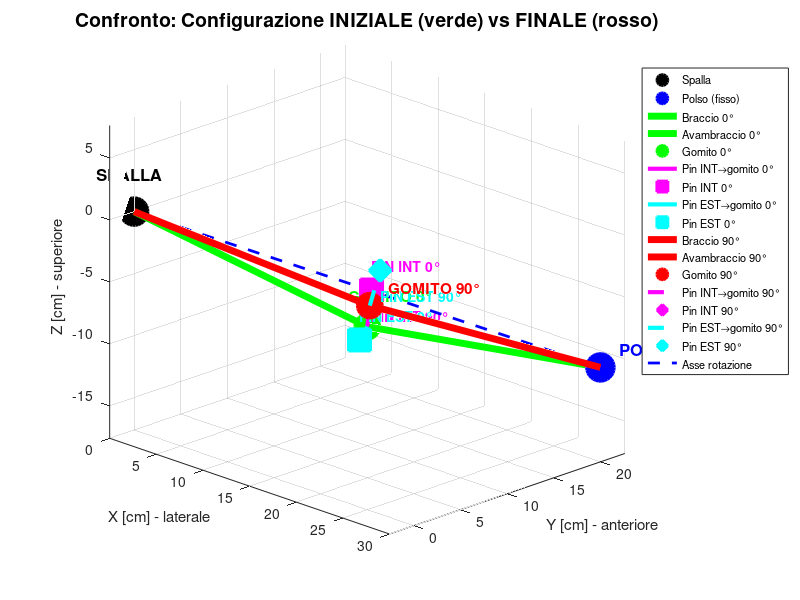

Write MATLAB code to recreate this figure.
%% Visualizzazione SEMPLICE: solo 2 configurazioni (0° e 90°)
clear; clc; close all;

% ===== DATI DI ESEMPIO =====
Pos.sh = [0, 0, 0];              % Spalla
Pos.wr_init = [30, 20, -10];     % Polso (fisso)
Pos.el_init = [15, 10, -8];      % Gomito iniziale
Bod.gap = 3;                      % Distanza pin dal gomito

% Solo DUE angoli: 0° e 90°
Exo.theta = [0, -pi/2];

% ===== CALCOLO ROTAZIONE =====
axis_unit = (Pos.wr_init - Pos.sh) ./ norm(Pos.wr_init - Pos.sh);
sh_to_el = Pos.el_init - Pos.sh;
projection_length = dot(sh_to_el, axis_unit);
projection_point = Pos.sh + projection_length * axis_unit;
radial_vector = Pos.el_init - projection_point;
radial_distance = norm(radial_vector);
radial_unit = radial_vector ./ radial_distance;
tangent_unit = cross(axis_unit, radial_unit);
tangent_unit = tangent_unit ./ norm(tangent_unit);

% Inizializza
Pos.el_3D = zeros(2, 3);
Pos.wr_3D = zeros(2, 3);
Pos.gapel_3D = zeros(2, 3);
Pos.gapsw_3D = zeros(2, 3);

for j = 1:2
    % Polso fisso
    Pos.wr_3D(j,:) = Pos.wr_init;
    
    % Gomito ruota
    current_elbow = projection_point + ...
        radial_distance * (cos(Exo.theta(j)) * radial_unit + sin(Exo.theta(j)) * tangent_unit);
    Pos.el_3D(j,:) = current_elbow;
    
    % Sistema locale avambraccio
    forearm_axis = (Pos.wr_init - current_elbow) ./ norm(Pos.wr_init - current_elbow);
    elbow_to_shoulder = Pos.sh - current_elbow;
    projection_on_forearm = dot(elbow_to_shoulder, forearm_axis) * forearm_axis;
    in_plane_vector = elbow_to_shoulder - projection_on_forearm;
    in_plane_unit = in_plane_vector ./ norm(in_plane_vector);
    out_of_plane_unit = cross(forearm_axis, in_plane_unit);
    out_of_plane_unit = out_of_plane_unit ./ norm(out_of_plane_unit);
    
    % Pin solidali
    Pos.gapel_3D(j,:) = current_elbow + Bod.gap * in_plane_unit;
    Pos.gapsw_3D(j,:) = current_elbow + Bod.gap * out_of_plane_unit;
end

% ===== PLOT SEMPLICE =====
figure('Position', [100, 100, 1000, 800]);
hold on; grid on; axis equal;
title('Confronto: Configurazione INIZIALE (verde) vs FINALE (rosso)', 'FontSize', 14, 'FontWeight', 'bold');
xlabel('X [cm] - laterale'); 
ylabel('Y [cm] - anteriore'); 
zlabel('Z [cm] - superiore');

% SPALLA (nero)
plot3(Pos.sh(1), Pos.sh(2), Pos.sh(3), 'ko', 'MarkerSize', 20, 'MarkerFaceColor', 'k', 'LineWidth', 2);
text(Pos.sh(1)-2, Pos.sh(2)-2, Pos.sh(3)+3, 'SPALLA', 'FontSize', 12, 'FontWeight', 'bold');

% POLSO (blu)
plot3(Pos.wr_init(1), Pos.wr_init(2), Pos.wr_init(3), 'bo', 'MarkerSize', 20, 'MarkerFaceColor', 'b', 'LineWidth', 2);
text(Pos.wr_init(1)+2, Pos.wr_init(2), Pos.wr_init(3)+2, 'POLSO', 'FontSize', 12, 'FontWeight', 'bold', 'Color', 'b');

% ===== CONFIGURAZIONE 1: θ = 0° (VERDE) =====
% Braccio superiore
plot3([Pos.sh(1), Pos.el_3D(1,1)], [Pos.sh(2), Pos.el_3D(1,2)], [Pos.sh(3), Pos.el_3D(1,3)], ...
      'g-', 'LineWidth', 5);

% Avambraccio
plot3([Pos.el_3D(1,1), Pos.wr_3D(1,1)], [Pos.el_3D(1,2), Pos.wr_3D(1,2)], [Pos.el_3D(1,3), Pos.wr_3D(1,3)], ...
      'g-', 'LineWidth', 5);

% Gomito
plot3(Pos.el_3D(1,1), Pos.el_3D(1,2), Pos.el_3D(1,3), 'go', 'MarkerSize', 18, 'MarkerFaceColor', 'g', 'LineWidth', 2);
text(Pos.el_3D(1,1)-2, Pos.el_3D(1,2), Pos.el_3D(1,3)+2, 'GOMITO 0°', 'FontSize', 11, 'Color', 'g', 'FontWeight', 'bold');

% PIN INTERNO (magenta)
plot3([Pos.el_3D(1,1), Pos.gapel_3D(1,1)], [Pos.el_3D(1,2), Pos.gapel_3D(1,2)], [Pos.el_3D(1,3), Pos.gapel_3D(1,3)], ...
      'm-', 'LineWidth', 3);
plot3(Pos.gapel_3D(1,1), Pos.gapel_3D(1,2), Pos.gapel_3D(1,3), 'ms', 'MarkerSize', 16, 'MarkerFaceColor', 'm', 'LineWidth', 2);
text(Pos.gapel_3D(1,1), Pos.gapel_3D(1,2), Pos.gapel_3D(1,3)+2, 'PIN INT 0°', 'FontSize', 10, 'Color', 'm', 'FontWeight', 'bold');

% PIN ESTERNO (ciano)
plot3([Pos.el_3D(1,1), Pos.gapsw_3D(1,1)], [Pos.el_3D(1,2), Pos.gapsw_3D(1,2)], [Pos.el_3D(1,3), Pos.gapsw_3D(1,3)], ...
      'c-', 'LineWidth', 3);
plot3(Pos.gapsw_3D(1,1), Pos.gapsw_3D(1,2), Pos.gapsw_3D(1,3), 'cs', 'MarkerSize', 16, 'MarkerFaceColor', 'c', 'LineWidth', 2);
text(Pos.gapsw_3D(1,1), Pos.gapsw_3D(1,2), Pos.gapsw_3D(1,3)+2, 'PIN EST 0°', 'FontSize', 10, 'Color', 'c', 'FontWeight', 'bold');

% ===== CONFIGURAZIONE 2: θ = 90° (ROSSO) =====
% Braccio superiore
plot3([Pos.sh(1), Pos.el_3D(2,1)], [Pos.sh(2), Pos.el_3D(2,2)], [Pos.sh(3), Pos.el_3D(2,3)], ...
      'r-', 'LineWidth', 5);

% Avambraccio
plot3([Pos.el_3D(2,1), Pos.wr_3D(2,1)], [Pos.el_3D(2,2), Pos.wr_3D(2,2)], [Pos.el_3D(2,3), Pos.wr_3D(2,3)], ...
      'r-', 'LineWidth', 5);

% Gomito
plot3(Pos.el_3D(2,1), Pos.el_3D(2,2), Pos.el_3D(2,3), 'ro', 'MarkerSize', 18, 'MarkerFaceColor', 'r', 'LineWidth', 2);
text(Pos.el_3D(2,1)+2, Pos.el_3D(2,2), Pos.el_3D(2,3)+2, 'GOMITO 90°', 'FontSize', 11, 'Color', 'r', 'FontWeight', 'bold');

% PIN INTERNO (magenta scuro)
plot3([Pos.el_3D(2,1), Pos.gapel_3D(2,1)], [Pos.el_3D(2,2), Pos.gapel_3D(2,2)], [Pos.el_3D(2,3), Pos.gapel_3D(2,3)], ...
      'm--', 'LineWidth', 3);
plot3(Pos.gapel_3D(2,1), Pos.gapel_3D(2,2), Pos.gapel_3D(2,3), 'md', 'MarkerSize', 16, 'MarkerFaceColor', 'm', 'LineWidth', 2);
text(Pos.gapel_3D(2,1), Pos.gapel_3D(2,2), Pos.gapel_3D(2,3)-2, 'PIN INT 90°', 'FontSize', 10, 'Color', 'm', 'FontWeight', 'bold');

% PIN ESTERNO (ciano scuro)
plot3([Pos.el_3D(2,1), Pos.gapsw_3D(2,1)], [Pos.el_3D(2,2), Pos.gapsw_3D(2,2)], [Pos.el_3D(2,3), Pos.gapsw_3D(2,3)], ...
      'c--', 'LineWidth', 3);
plot3(Pos.gapsw_3D(2,1), Pos.gapsw_3D(2,2), Pos.gapsw_3D(2,3), 'cd', 'MarkerSize', 16, 'MarkerFaceColor', 'c', 'LineWidth', 2);
text(Pos.gapsw_3D(2,1), Pos.gapsw_3D(2,2), Pos.gapsw_3D(2,3)-2, 'PIN EST 90°', 'FontSize', 10, 'Color', 'c', 'FontWeight', 'bold');

% Asse di rotazione (spalla-polso)
plot3([Pos.sh(1), Pos.wr_init(1)], [Pos.sh(2), Pos.wr_init(2)], [Pos.sh(3), Pos.wr_init(3)], ...
      'b--', 'LineWidth', 2);

view(45, 20);
legend('Spalla', 'Polso (fisso)', 'Braccio 0°', 'Avambraccio 0°', 'Gomito 0°', ...
       'Pin INT→gomito 0°', 'Pin INT 0°', 'Pin EST→gomito 0°', 'Pin EST 0°', ...
       'Braccio 90°', 'Avambraccio 90°', 'Gomito 90°', ...
       'Pin INT→gomito 90°', 'Pin INT 90°', 'Pin EST→gomito 90°', 'Pin EST 90°', ...
       'Asse rotazione', 'Location', 'northeastoutside', 'FontSize', 8);

% ===== VERIFICA NUMERICA =====
fprintf('\n========== CONFRONTO 2 CONFIGURAZIONI ==========\n');
fprintf('Sistema: X=destra, Y=avanti, Z=alto | Braccio DESTRO\n\n');

fprintf('CONFIGURAZIONE 1 (θ = 0°):\n');
fprintf('  Gomito:     [%.2f, %.2f, %.2f]\n', Pos.el_3D(1,1), Pos.el_3D(1,2), Pos.el_3D(1,3));
fprintf('  Polso:      [%.2f, %.2f, %.2f]\n', Pos.wr_3D(1,1), Pos.wr_3D(1,2), Pos.wr_3D(1,3));
fprintf('  PIN INT:    [%.2f, %.2f, %.2f]\n', Pos.gapel_3D(1,1), Pos.gapel_3D(1,2), Pos.gapel_3D(1,3));
fprintf('  PIN EST:    [%.2f, %.2f, %.2f]\n\n', Pos.gapsw_3D(1,1), Pos.gapsw_3D(1,2), Pos.gapsw_3D(1,3));

fprintf('CONFIGURAZIONE 2 (θ = 90°):\n');
fprintf('  Gomito:     [%.2f, %.2f, %.2f]\n', Pos.el_3D(2,1), Pos.el_3D(2,2), Pos.el_3D(2,3));
fprintf('  Polso:      [%.2f, %.2f, %.2f] ← FISSO!\n', Pos.wr_3D(2,1), Pos.wr_3D(2,2), Pos.wr_3D(2,3));
fprintf('  PIN INT:    [%.2f, %.2f, %.2f]\n', Pos.gapel_3D(2,1), Pos.gapel_3D(2,2), Pos.gapel_3D(2,3));
fprintf('  PIN EST:    [%.2f, %.2f, %.2f]\n\n', Pos.gapsw_3D(2,1), Pos.gapsw_3D(2,2), Pos.gapsw_3D(2,3));

fprintf('DISTANZE (devono essere uguali nelle 2 configurazioni):\n');
fprintf('  Spalla-Gomito:    %.3f cm vs %.3f cm\n', ...
    norm(Pos.el_3D(1,:)-Pos.sh), norm(Pos.el_3D(2,:)-Pos.sh));
fprintf('  Gomito-Polso:     %.3f cm vs %.3f cm\n', ...
    norm(Pos.wr_3D(1,:)-Pos.el_3D(1,:)), norm(Pos.wr_3D(2,:)-Pos.el_3D(2,:)));
fprintf('  Gomito-PIN INT:   %.3f cm vs %.3f cm\n', ...
    norm(Pos.gapel_3D(1,:)-Pos.el_3D(1,:)), norm(Pos.gapel_3D(2,:)-Pos.el_3D(2,:)));
fprintf('  Gomito-PIN EST:   %.3f cm vs %.3f cm\n', ...
    norm(Pos.gapsw_3D(1,:)-Pos.el_3D(1,:)), norm(Pos.gapsw_3D(2,:)-Pos.el_3D(2,:)));
fprintf('===============================================\n\n');
